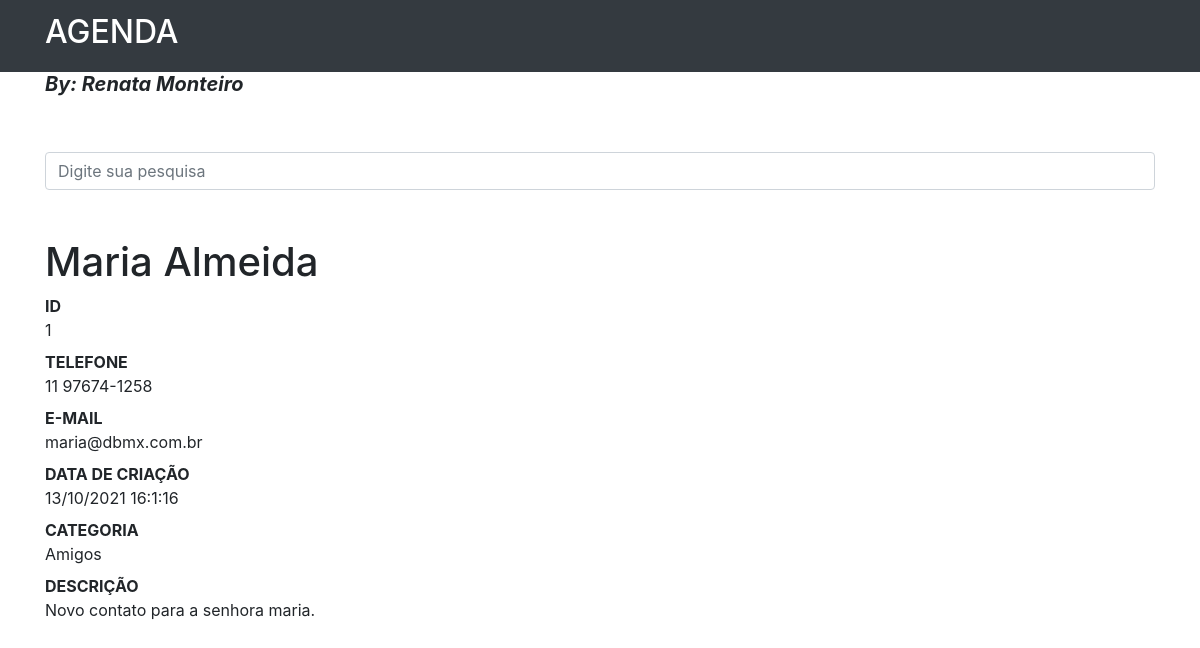
The page /1 on the database its author committed.
### contatos/models.py (models this page shows, shortened)
class Contato(models.Model):
    nome = models.CharField(max_length=255)
    sobrenome = models.CharField(max_length=255, blank=True)
    telefone = models.CharField(max_length=255)
    email = models.CharField(max_length=255, blank=True)
    data_criacao = models.DateTimeField(default=timezone.now)
    descricao = models.TextField(blank=True)
    categoria = models.ForeignKey(Categoria, on_delete=models.DO_NOTHING)
    mostrar = models.BooleanField(default=True)
    foto = models.ImageField(blank=True, upload_to='fotos/%Y/%m')

class Categoria(models.Model):
    nome = models.CharField(max_length=255)
    def __str__(self):
        return self.nome

### contatos/views.py (the view)
# urls.py: path('<int:contato_id>', views.ver_contato, name='ver_contato'),
def ver_contato(request, contato_id):
    contato = get_object_or_404(Contato, id=contato_id)
    if not contato.mostrar:
        raise Http404()
    return render(request, 'contatos/ver_contato.html', {
        'contato': contato
    })

### contatos/templates/contatos/ver_contato.html (shortened to what this page needs)
{% extends 'base.html' %}
{%block conteudo%}
<h1 class="mt-5">{{ contato.nome }} {{ contato.sobrenome }} </h1>
  <dl>
      <dt>ID</dt>
      <dd>{{ contato.id }}</dd>
      <dt>TELEFONE</dt>
      <dd>{{ contato.telefone }}</dd>
      <dt>E-MAIL</dt>
      <dd>{{ contato.email }}</dd>
      <dt>DATA DE CRIAÇÃO</dt>
      <dd>{{ contato.data_criacao|date:'d/m/Y H:1:s' }}</dd>
      <dt>CATEGORIA</dt>
      <dd>{{ contato.categoria }}</dd>
      <dt>DESCRIÇÃO</dt>
      <dd>{{ contato.descricao }}</dd>
  </dl>
{%endblock%}

### rows shown on the page
Contato: nome "Maria", sobrenome "Almeida", id "1", telefone "11 97674-1258", email "maria@dbmx.com.br", data_criacao "13/10/2021 16:1:16", categoria "Amigos", descricao "Novo contato para a senhora maria."
